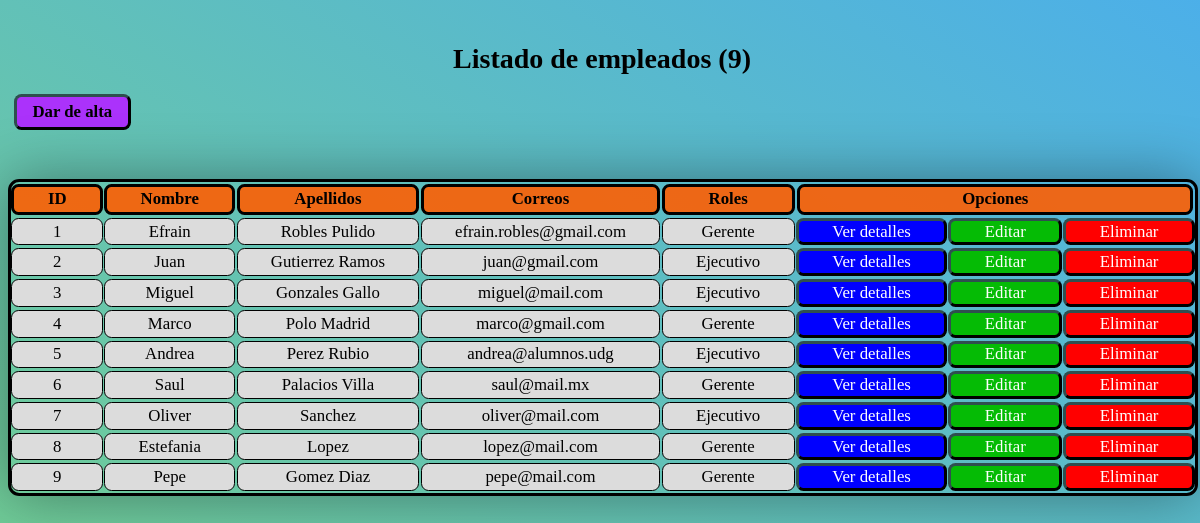
The app's page /B3/Administrador/empleados_lista.php with its own data.
### tables this page shows
CREATE TABLE `empleados` (
  `id` int(11) NOT NULL,
  `nombre` varchar(128) NOT NULL,
  `apellidos` varchar(128) NOT NULL,
  `correo` varchar(128) NOT NULL,
  `pass` varchar(32) NOT NULL,
  `rol` int(1) NOT NULL,
  `archivo_n` varchar(255) NOT NULL,
  `archivo` varchar(128) NOT NULL,
  `status` int(1) NOT NULL DEFAULT 1,
  `eliminado` int(1) NOT NULL DEFAULT 0
);

### B3/Administrador/empleados_lista.php (the view, shortened to what this page needs)
<?php
    $con = conecta();
?>
<html>
    <head>
        <link rel="stylesheet" type="text/css" href="./css/style_listaEmpleados.css?v=<?php echo time(); ?>">
    </head>
    <body>
        <?php
            $sql = "SELECT * FROM empleados
                    WHERE status = 1 AND eliminado = 0";
            $res = $con->query($sql);
            $num = $res->num_rows;
            echo "<br><h1>Listado de empleados ($num)</h1>";
        ?>
        <a class='opciones' id="crearRegistro" href="./empleados_alta.php"><b>Dar de alta</b></a><br><br>
        <br>
        <div class="table">
            <div class='header' id="id"><b>ID</b></div>
            <div class='header' id="nombre"><b>Nombre</b></div>
            <div class='header' id="apellidos"><b>Apellidos</b></div>
            <div class='header' id="correo"><b>Correos</b></div>
            <div class='header' id="rol"><b>Roles</b></div>
            <div class="header" id="opciones"><b>Opciones</b></div>
            <?php
                while($row = $res->fetch_array()){
                    $id = $row["id"];
                    $nombre = $row["nombre"];
                    $apellidos = $row["apellidos"];
                    $correo = $row["correo"];
                    if ($row["rol"] == 1){
                        $rol = "Gerente";
                    }elseif ($row["rol"] == 2){
                        $rol = "Ejecutivo";
                    }
                    echo "
                    <div class='info$id' id='$id'>$id</div>
                        <div class='info$id' id='nombre'>$nombre</div>
                        <div class='info$id' id='apellidos'>$apellidos</div>
                        <div class='info$id' id='correro'>$correo</div>
                        <div class='info$id' id='rol'>$rol</div>
                        <a class='info$id' id='detalles' href='detalles.com'>Ver detalles</a>
                        <a class='info$id' id='editar' href='editar.com'>Editar</a>
                        <a class='info$id' id='eliminar' href='javascript:void(0);' onclick='eliminaAjax($id);'>Eliminar</a>
                        ";
                }
            ?>
        </div>
    </body>

### B3/Administrador/css/style_listaEmpleados.css (style rules this page uses)
body { background: linear-gradient(-145deg,#35a5e6e2,#74d185f9); font-size: 14px; width: 99%; }
.table { display: grid; border: 3px solid #000000; grid-template-columns: repeat(8, auto); box-shadow: 0 0 60px #00000061; border-radius: 0.8em; width: 99.7%; }
.header, a, [class^='info'] { padding: 0.65%; margin: 0.09em 0.5%; display: flex; justify-content: space-around; align-items: center; border: 1px solid #000000; border-radius: 0.45em; text-decoration: none; font-size: 1.2em; }
.header#opciones { grid-column: span 3; }
.header { background-color: #ff5e00e3; border: 3px solid #000000; }
#detalles,#editar,#eliminar, #crearRegistro { border: 3px outset darkslategray; }
h1 { text-align: center; }
div[class^='info'] { background-color: gainsboro; }
#crearRegistro { background-color: #ab32fb; color:#000000; padding:5px; width: 6em; }
#detalles { background-color: #0000ff; color: white; padding: 0%; font-stretch: normal; }
#editar { background-color: #05bb05; color: white; }
#eliminar { background-color: #ff0000; color: white; }

### records on screen
empleados: id "1", nombre "Efrain", apellidos "Robles Pulido", correo "efrain.robles@gmail.com", rol "Gerente"
empleados: id "2", nombre "Juan", apellidos "Gutierrez Ramos", correo "juan@gmail.com", rol "Ejecutivo"
empleados: id "3", nombre "Miguel", apellidos "Gonzales Gallo", correo "miguel@mail.com", rol "Ejecutivo"
empleados: id "4", nombre "Marco", apellidos "Polo Madrid", correo "marco@gmail.com", rol "Gerente"
empleados: id "5", nombre "Andrea", apellidos "Perez Rubio", correo "andrea@alumnos.udg", rol "Ejecutivo"
empleados: id "6", nombre "Saul", apellidos "Palacios Villa", correo "saul@mail.mx", rol "Gerente"
empleados: id "7", nombre "Oliver", apellidos "Sanchez", correo "oliver@mail.com", rol "Ejecutivo"
empleados: id "8", nombre "Estefania", apellidos "Lopez", correo "lopez@mail.com", rol "Gerente"
empleados: id "9", nombre "Pepe", apellidos "Gomez Diaz", correo "pepe@mail.com", rol "Gerente"

### other values on screen
$num "9"
